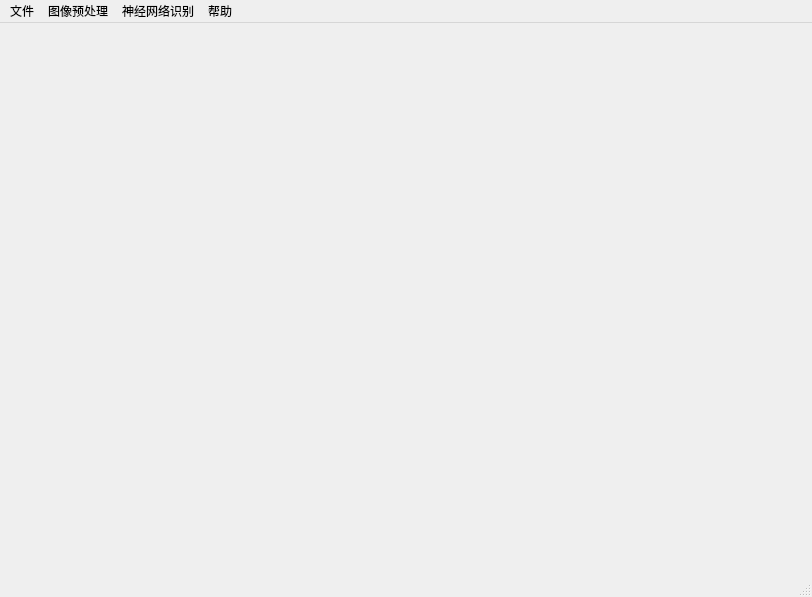
<?xml version="1.0" encoding="UTF-8"?>
<ui version="4.0">
 <class>MainWindow</class>
 <widget class="QMainWindow" name="MainWindow">
  <property name="geometry">
   <rect>
    <x>0</x>
    <y>0</y>
    <width>812</width>
    <height>597</height>
   </rect>
  </property>
  <property name="windowTitle">
   <string>Python车牌识别</string>
  </property>
  <widget class="QWidget" name="centralwidget">
   <widget class="MplCanvas" name="mplwidget" native="true">
    <property name="geometry">
     <rect>
      <x>10</x>
      <y>0</y>
      <width>801</width>
      <height>551</height>
     </rect>
    </property>
   </widget>
  </widget>
  <widget class="QMenuBar" name="menubar">
   <property name="geometry">
    <rect>
     <x>0</x>
     <y>0</y>
     <width>812</width>
     <height>23</height>
    </rect>
   </property>
   <widget class="QMenu" name="menu_file">
    <property name="title">
     <string>文件</string>
    </property>
    <addaction name="action_open"/>
    <addaction name="action_saveas"/>
    <addaction name="separator"/>
    <addaction name="action_reload"/>
    <addaction name="separator"/>
    <addaction name="action_quit"/>
   </widget>
   <widget class="QMenu" name="menu_proc">
    <property name="title">
     <string>图像预处理</string>
    </property>
    <addaction name="action_set"/>
    <addaction name="separator"/>
    <addaction name="action_proc"/>
   </widget>
   <widget class="QMenu" name="menu_recog">
    <property name="title">
     <string>神经网络识别</string>
    </property>
    <addaction name="action_train"/>
    <addaction name="separator"/>
    <addaction name="action_rec"/>
   </widget>
   <widget class="QMenu" name="menu_help">
    <property name="title">
     <string>帮助</string>
    </property>
    <addaction name="action_about"/>
   </widget>
   <addaction name="menu_file"/>
   <addaction name="menu_proc"/>
   <addaction name="menu_recog"/>
   <addaction name="menu_help"/>
  </widget>
  <widget class="QStatusBar" name="statusbar"/>
  <action name="action_open">
   <property name="text">
    <string>打开</string>
   </property>
  </action>
  <action name="action_saveas">
   <property name="text">
    <string>另存为</string>
   </property>
  </action>
  <action name="action_reload">
   <property name="text">
    <string>重新加载</string>
   </property>
  </action>
  <action name="action_quit">
   <property name="text">
    <string>退出</string>
   </property>
  </action>
  <action name="action_set">
   <property name="text">
    <string>输入归一化宽度和高度</string>
   </property>
  </action>
  <action name="action_proc">
   <property name="text">
    <string>一次性预处理</string>
   </property>
  </action>
  <action name="action_train">
   <property name="text">
    <string>训练网络</string>
   </property>
  </action>
  <action name="action_rec">
   <property name="text">
    <string>识别</string>
   </property>
  </action>
  <action name="action_about">
   <property name="text">
    <string>关于</string>
   </property>
  </action>
 </widget>
 <customwidgets>
  <customwidget>
   <class>MplCanvas</class>
   <extends>QWidget</extends>
   <header>mplcanvas.h</header>
   <container>1</container>
  </customwidget>
 </customwidgets>
 <resources/>
 <connections/>
</ui>
